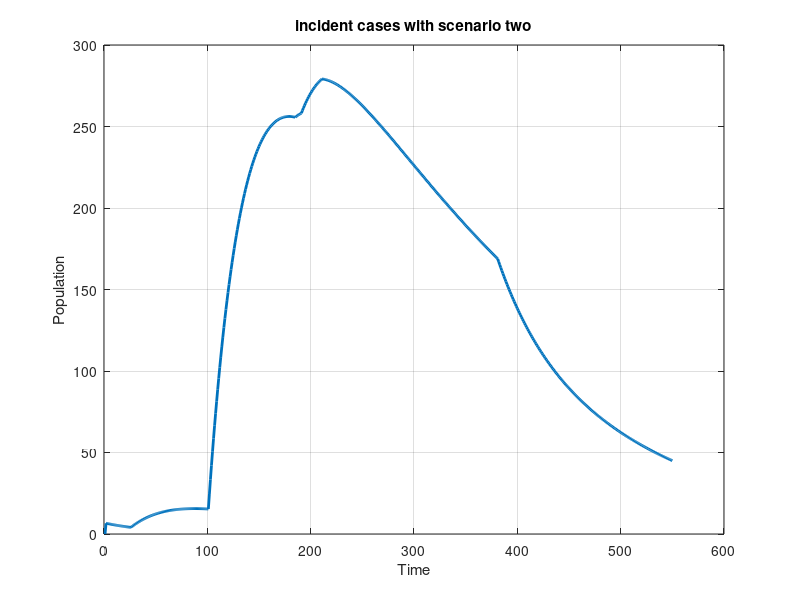

Reproduce this figure in MATLAB.

t = 550; 


N = 1500;
alpha = 0.02;
gamma = 0.01;



S = zeros(t,1);
E = zeros(t,1);
I = zeros(t,1);
R = zeros(t,1);
New = zeros(t,1);

R(1) = 0;
I(1) = 500;
E(1) = 0.6;
S(1) = N-I(1)-E(1)-R(1);


for i = 2:t
    if i >=2 & i <= 25;
        R0 =0.00;
    end
    if i >=26 & i <= 59;
        R0 =0.02;
    end
    if i >= 101 & i <= 184;
        R0 = 0.7;
    end
    if i >= 185 & i <= 190;
        R0 = 0.8;
    end
    if i >= 191 & i <= 210;
        R0 = 1.0;
    end
    if i >= 211 & i <= 380;
        R0 = 0.90;
    end
    if i >= 381;
        R0 = 0.5;
    end
    beta = R0 *gamma;
    
    S(i) = S(i-1) - beta*I(i-1)*S(i-1)/N;
    E(i) = E(i-1) + beta*I(i-1)*S(i-1)/N - alpha*E(i-1);
    I(i) = I(i-1) + alpha*E(i-1) - gamma*I(i-1);
    R(i) = R(i-1) + gamma*I(i-1);
    New(i) = alpha*E(i-1)*(t-1);
end


plot(1:t,New,'LineWidth',2)

grid on


title('incident cases with scenario two')
%legend("Susceptible","Exposed","Infected","Removed")
xlabel("Time")
ylabel("Population")